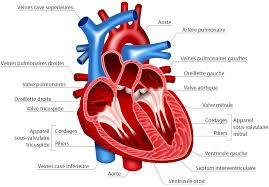
#> input picture health2.jpeg, 269 x 187 px
$ python test.py   (older library calls are emulated)
#> lines starting #> are read from the running program, lines starting #| are printed output that depends on the picture
from PIL import Image, ImageDraw, ImageFont
from numpy import *
import numpy as np
from pylab import *
import matplotlib.pyplot as plt
import pickle
from scipy.ndimage import filters, measurements, morphology
image = Image.open('health2.jpeg')
#> image is the input picture: PIL image 269x187 RGB; mean R, G, B 224.7, 201.6, 205.3
"""
def histeq(im,nbr_bins=256):

# get image histogram
    imhist,bins = histogram(im.flatten(),nbr_bins,normed=True)
    cdf = imhist.cumsum() # cumulative distribution function
    cdf = 255 * cdf / cdf[-1] # normalize
#use linear interpolation of cdf to find new pixel values
    im2 = interp(im.flatten(),bins[:-1],cdf)
    return im2.reshape(im.shape), cdf

im_array = np.array(image.convert('L'))
im2, cdf = histeq(im_array)

out = Image.fromarray(im2)
out.show()

hist(im2.flatten(),128)
show()
save_file = open('histogram-equalization','ab')
pickle.dump(im2, save_file)
"""
"""
im = Image.open('health2.jpeg')
im.show()"""
"""
box = (40,30,90,70)
### cropping a region from an image is done using the crop() method.
region = im.crop(box)
region.show()"""

"""# 4-color conversion to grayscale
im = Image.open('health2.jpeg').convert("L")
im.show()
# Convert using adaptive palette of color depth 8
im = Image.open('health2.jpeg').convert("P", palette=Image.ADAPTIVE, colors=8)
im.show()"""

"""im = Image.open('health2.jpeg').convert("L")
im.show()
# Convert using adaptive palette of color depth 8
im = Image.open('health2.jpeg').convert("P", palette=Image.ADAPTIVE, colors=8)
im.show()"""
"""
im.thumbnail((128,128))
im.show()"""

"""
# read image to array
im = array(Image.open("health2.jpeg").convert("L"))
# 1- contour,
# create a new figure
figure()
# to not use colors in the contour
gray()
#show contours with origin upper left corner
contour(im, origin="image")
axis("equal")
axis("off")
figure()
# 2 - Histograme
hist(im.flatten(),128)
show()"""

"""im = np.flipud(plt.imread('health2.jpeg'))
plt.subplot(2, 1, 1)
plt.imshow(im)
plt.subplot(2, 1, 2)
plt.imshow(np.fliplr(im))
plt.show()"""

"""im = array(Image.open("health21.jpeg"))
imshow(im)
print("Please click 3 points")
x = ginput(3)
print("you clicked:",x )
show() """
"""
image = Image.open('health2.jpeg')

def compute_average(imlist):
    averageim = np.array(Image.open(imlist[0]), 'f')

    for imname in imlist[1:]:
        try:
            averageim += np.array(Image.open(imname))
        except:
            print(imname + '...skipped')
    averageim /= len(imlist)

    return np.array(averageim, 'uint8')

img_shape = np.array(image.convert('L')).shape

Image.open('health2.jpeg').resize((img_shape[1], img_shape[0])).save('health3.jpeg')
Image.open('health21.jpeg').resize((img_shape[1], img_shape[0])).save('health213.jpeg')

imlist = np.array(['health3.jpeg', 'health213.jpeg'])

out_array = compute_average(imlist)

out = Image.fromarray(out_array)
out.show()"""


# PCA
"""def pca(X):

    num_data, dim = X.shape
    # center data
    mean_X = X.mean(axis=0)
    X = X - mean_X

    if dim > num_data:
        M = np.dot(X, X.T)
        e, EV = np.linalg.eigh(M)
        tmp = np.dot(X.T, EV).T
        V = tmp[::-1]
        S = np.sqrt(e)[::-1]
        for i in range(V.shape[1]):
            V[:,i] /= S
    else:
        U,S,V = np.linalg.svd(X)
        V = V[:num_data]

    return V, S, mean_X

img_shape = np.array(image.convert('L')).shape


Image.open('health2.jpeg').resize((img_shape[1], img_shape[0])).save('health3.jpeg')
Image.open('health21.jpeg').resize((img_shape[1], img_shape[0])).save('health213.jpeg')
#Image.open('ConvertedImg.jpg').resize((img_shape[1], img_shape[0])).save('covrt.jpg')


imlist = np.array(['health2.jpeg','health3.jpeg', 'health213.jpeg'])

m, n = img_shape[0:2]

imnbr = len(imlist)

immatrix = np.array([np.array(Image.open(im).convert('L')).flatten() for im in imlist], 'f')

V, S, immean = pca(immatrix)

out = plt.figure()
plt.gray()
plt.subplot(2, 4, 1)
plt.imshow(immean.reshape(m,n))
for i in range(3):
    plt.subplot(2, 4, i+2)
    plt.imshow(V[i].reshape(m, n))

with open('pca','wb') as f:
    pickle.dump(out, f)"""


"""from scipy.ndimage import measurements,morphology
# load image and threshold to make sure it is binary
im = array(Image.open("health2.jpeg").convert("L"))
im = 1*(im<128)
labels, nbr_objects = measurements.label(im)
print("Number of objects:", nbr_objects)
save_file = open('nbr_objects', 'wb')
pickle.dump(nbr_objects, save_file)"""

"""#Gaussian blur
image = Image.open('health2.jpeg')
image = np.array(image.convert('L'))

im2 = filters.gaussian_filter(image, 2)
img2= Image.fromarray(im2)
img2.show()
save_file = open('gaussian-blur','ab')

pickle.dump(im2, save_file)"""

"""image = Image.open('health2.jpeg')

image = np.array(image.convert('L'))

image_x = np.zeros(image.shape)
filters.sobel(image, 1, image_x)

image_y = np.zeros(image.shape)
filters.sobel(image, 0, image_y)

out = np.sqrt(image_x**2 + image_y**2)

Image.fromarray(out).show()

save_file = open('derivative-image','ab')

pickle.dump(out, save_file)"""

"""image = Image.open('health2.jpeg')

image = np.array(image.convert('L'))

image_x = np.zeros(image.shape)
filters.sobel(image, 1, image_x)

image_y = np.zeros(image.shape)
filters.sobel(image, 0, image_y)

out = np.sqrt(image_x**2 + image_y**2)

Image.fromarray(out).show()

save_file = open('derivative-image','ab')

pickle.dump(out, save_file)"""

"""#Count Object
from scipy.ndimage import measurements,morphology
# load image and threshold to make sure it is binary
im = array(Image.open("health2.jpeg").convert("L"))
im = 1*(im<128)
labels, nbr_objects = measurements.label(im)
print("Number of objects:", nbr_objects)

save_file = open('nbr_objects', 'wb')
pickle.dump(nbr_objects, save_file)"""

def pca(X):

    num_data, dim = X.shape
    # center data
    mean_X = X.mean(axis=0)
    X = X - mean_X
 #Calcule des valeurs er vecteurs propores
    if dim > num_data:
        M = np.dot(X, X.T) #covariance matrice
        e, EV = np.linalg.eigh(M)
        tmp = np.dot(X.T, EV).T
        V = tmp[::-1]
        S = np.sqrt(e)[::-1]
        for i in range(V.shape[1]):
            V[:,i] /= S
    else:
        U,S,V = np.linalg.svd(X)
        V = V[:num_data]

    return V, S, mean_X

img_shape = np.array(image.convert('L')).shape
#> img_shape = (187, 269)


Image.open('health2.jpeg').resize((img_shape[1], img_shape[0])).save('health3.jpeg')
Image.open('health21.jpeg').resize((img_shape[1], img_shape[0])).save('health213.jpeg')
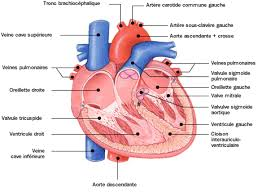
#> input picture health21.jpeg, 262 x 192 px
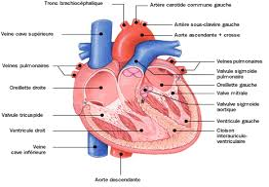
#> saved as health213.jpeg: PIL image 269x187 RGB; mean R, G, B 233.7, 217.2, 220
#Image.open('ConvertedImg.jpg').resize((img_shape[1], img_shape[0])).save('covrt.jpg')


imlist = np.array(['health2.jpeg','health3.jpeg', 'health213.jpeg'])

m, n = img_shape[0:2]
#> m = 187; n = 269

imnbr = len(imlist)

immatrix = np.array([np.array(Image.open(im).convert('L')).flatten() for im in imlist], 'f')

V, S, immean = pca(immatrix)
#> in pca, `M = np.dot(X, X.T)`: M = [[23299908, 22998046, -46297944], [22998046, 23097306, -46095356], [-46297944, -46095356, 92393296]]
#> in pca, `e, EV = np.linalg.eigh(M)`: e = [0.667, 200338.6, 138590176]; EV = [[0.577, -0.707, -0.409], [0.577, 0.708, -0.407], [0.577, -0.00105, 0.816]]
#> in pca, `S = np.sqrt(e)[::-1]`: S = [11772.4, 447.6, 0.816]
#> S = [11772.4, 447.6, 0.816]

out = plt.figure()
plt.gray()
plt.subplot(2, 4, 1)
plt.imshow(immean.reshape(m,n))
for i in range(3):
    plt.subplot(2, 4, i+2)
    plt.imshow(V[i].reshape(m, n))

with open('pca','wb') as f:
    pickle.dump(out, f)


"""
def pca(X):
#get dimensions
    num_data,dim = X.shape
# center data
    mean_X = X.mean(axis=0)
    X = X - mean_X
    if dim>num_data:
# PCA - compact trick used
        M = dot(X,X.T) # covariance matrix
        e,EV = linalg.eigh(M) # Valeurs propres et vecteurs propres
        tmp = dot(X.T,EV).T # this is the compact trick
        V = tmp[::-1] # reverse since last eigenvectors are the ones we want
        S = sqrt(e)[::-1] # inverser puisque les valeurs propres sont en ordre croissant
        for i in range(V.shape[1]):  #shape dimension du tableau
            V[:,i] /= S
    else:
# PCA - SVD used
                U,S,V = linalg.svd(X)
                V = V[:num_data] # only makes sense to return the first num_data
# return the projection matrix, the variance and the mean
    return V,S,mean_X
imPca = array(Image.open('health2.jpeg').convert('L'))
print(pca(imPca))"""
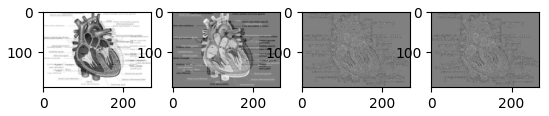
#> figure drawn by matplotlib, 4 panels
